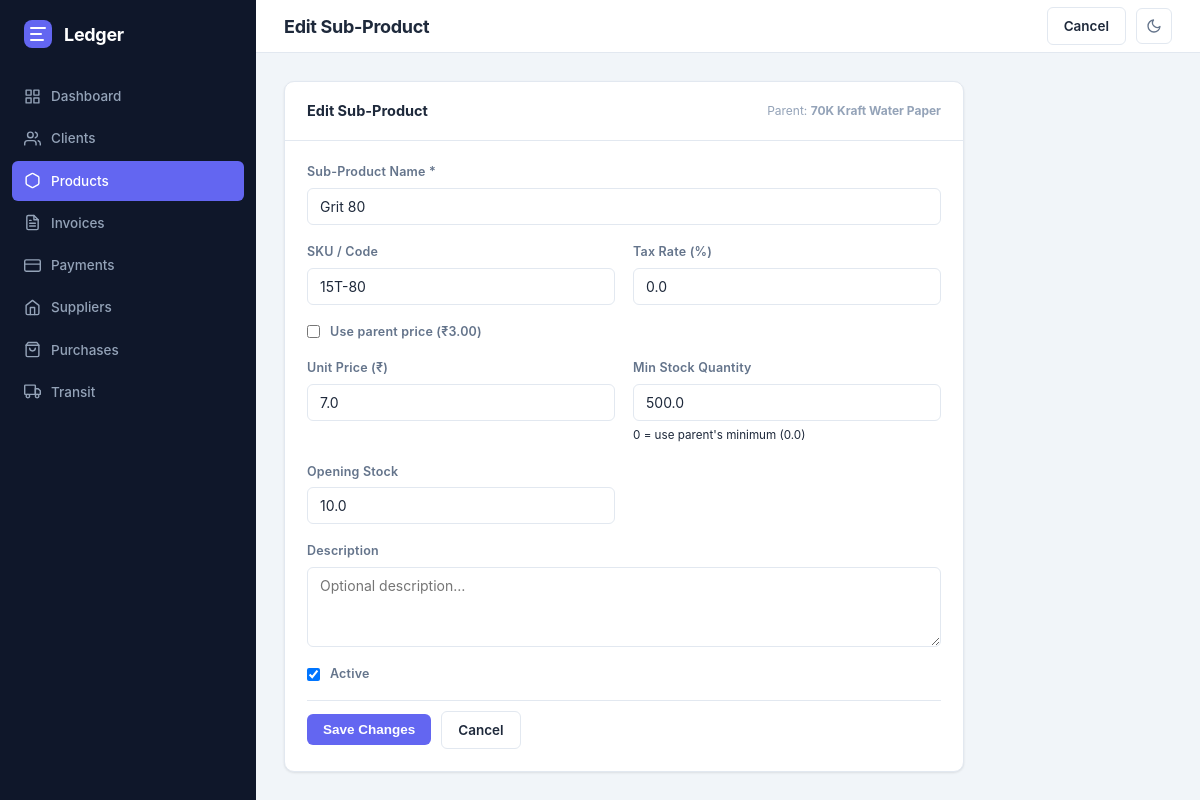
The app's page /products/2/sub/2/edit with its own data.
### tables this page shows
CREATE TABLE products (
            id              INTEGER PRIMARY KEY AUTOINCREMENT,
            name            TEXT NOT NULL,
            sku             TEXT,
            description     TEXT,
            unit_price      REAL NOT NULL DEFAULT 0,
            tax_rate        REAL DEFAULT 0,
            category        TEXT,
            track_inventory INTEGER DEFAULT 0,
            stock_qty       INTEGER DEFAULT 0,
            is_active       INTEGER DEFAULT 1,
            created_at      TIMESTAMP DEFAULT CURRENT_TIMESTAMP
        , category_id INTEGER, min_quantity REAL DEFAULT 0, production_qty REAL DEFAULT 0, in_transit_qty REAL DEFAULT 0);

CREATE TABLE sub_products (
            id               INTEGER PRIMARY KEY AUTOINCREMENT,
            product_id       INTEGER NOT NULL,
            name             TEXT NOT NULL,
            sku              TEXT,
            description      TEXT,
            use_parent_price INTEGER DEFAULT 0,
            unit_price       REAL DEFAULT 0,
            tax_rate         REAL DEFAULT 0,
            track_inventory  INTEGER DEFAULT 1,
            stock_qty        REAL DEFAULT 0,
            min_quantity     REAL DEFAULT 0,
            production_qty   REAL DEFAULT 0,
            in_transit_qty   REAL DEFAULT 0,
            is_active        INTEGER DEFAULT 1,
            created_at       TIMESTAMP DEFAULT CURRENT_TIMESTAMP,
            FOREIGN KEY (product_id) REFERENCES products(id) ON DELETE CASCADE
        );

### app/routes/products.py (the view, shortened to what this page needs)
@bp.route("/<int:product_id>/sub/<int:sub_id>/edit", methods=["GET", "POST"])
def edit_sub_product(product_id, sub_id):
    product = product_service.get_product(product_id)
    sub     = product_service.get_sub_product(sub_id)
    if not product or not sub:
        flash("Not found.", "error")
        return redirect(url_for("products.list_products"))
    return render_template("products/sub_form.html", sub=dict(sub), action="edit",
                           product=product, sub_id=sub_id)

### app/__init__.py (called while the page is built, shortened)
def _format_inr(value):
    try:
        num = float(value or 0)
    except (TypeError, ValueError):
        num = 0.0
    negative = num < 0
    integer_part, decimal_part = f"{abs(num):.2f}".split(".")
    if len(integer_part) <= 3:
        formatted = integer_part
    result = f"₹{formatted}.{decimal_part}"
    return f"-{result}" if negative else result

### app/database.py (called while the page is built)
def get_db(app=None):
    from flask import current_app
    _app = app or current_app
    if "db" not in g:
        g.db = sqlite3.connect(_app.config["DATABASE"])
        g.db.row_factory = sqlite3.Row
        g.db.execute("PRAGMA foreign_keys = ON")
    return g.db

### app/services/product_service.py (called while the page is built)
def get_product(product_id):
    return get_db().execute(
        """SELECT p.*, c.name AS category_name
           FROM products p LEFT JOIN categories c ON p.category_id=c.id
           WHERE p.id=?""",
        (product_id,),
    ).fetchone()

def get_sub_product(sub_id):
    return get_db().execute(
        "SELECT s.*, p.name AS parent_name, p.unit_price AS parent_price, p.min_quantity AS parent_min_qty "
        "FROM sub_products s JOIN products p ON s.product_id=p.id WHERE s.id=?",
        (sub_id,),
    ).fetchone()

### app/templates/products/sub_form.html (shortened to what this page needs)
{% extends "base.html" %}
{% block page_title %}{{ 'Edit Sub-Product' if action == 'edit' else 'New Sub-Product' }}{% endblock %}
{% block topbar_actions %}
  <a href="{{ url_for('products.product_detail', product_id=product.id) }}" class="btn btn-secondary">Cancel</a>
{% endblock %}
{% block content %}
<div class="card" style="max-width:680px">
  <div class="card-header">
    <span class="card-title">{{ 'Edit Sub-Product' if action == 'edit' else 'New Sub-Product' }}</span>
    <span style="font-size:12px;color:var(--text-muted)">Parent: <strong>{{ product.name }}</strong></span>
  </div>
  <div class="card-body">
    <form method="post" action="{{ url_for('products.edit_sub_product', product_id=product.id, sub_id=sub_id) if action == 'edit' else url_for('products.new_sub_product', product_id=product.id) }}">
      <div class="form-grid form-grid-2">
        <div class="form-group span-2">
          <label for="name">Sub-Product Name *</label>
          <input type="text" id="name" name="name" value="{{ sub.get('name','') }}" required
                 placeholder="e.g. 50kg Bag, Grade A, 12mm">
        </div>
        <div class="form-group">
          <label for="sku">SKU / Code</label>
          <input type="text" id="sku" name="sku" value="{{ sub.get('sku','') }}" placeholder="CEM-53-50KG-A">
        </div>
        <div class="form-group">
          <label for="tax_rate">Tax Rate (%)</label>
          <input type="number" id="tax_rate" name="tax_rate"
                 value="{{ sub.get('tax_rate', 0) }}" step="0.01" min="0" max="100" placeholder="18">
        </div>
        <div class="form-group span-2" style="flex-direction:row;align-items:center;gap:10px">
          <input type="checkbox" id="use_parent_price" name="use_parent_price" value="1" style="width:auto"
                 onchange="togglePrice(this.checked)"
                 {{ 'checked' if sub.get('use_parent_price') }}>
          <label for="use_parent_price" style="margin:0;cursor:pointer">
            Use parent price ({{ product.unit_price|inr }})
          </label>
        </div>
        <div class="form-group" id="priceGroup" style="{{ 'display:none' if sub.get('use_parent_price') else '' }}">
          <label for="unit_price">Unit Price (₹)</label>
          <input type="number" id="unit_price" name="unit_price"
                 value="{{ sub.get('unit_price', '') }}" step="0.01" min="0" placeholder="0.00">
        </div>
        <div class="form-group">
          <label for="min_quantity">Min Stock Quantity</label>
          <input type="number" id="min_quantity" name="min_quantity"
                 value="{{ sub.get('min_quantity', 0) }}" step="0.01" min="0" placeholder="0">
          <small class="muted">0 = use parent's minimum ({{ product.min_quantity }})</small>
        </div>
        <div class="form-group">
          <label for="stock_qty">Opening Stock</label>
          <input type="number" id="stock_qty" name="stock_qty"
                 value="{{ sub.get('stock_qty', 0) }}" step="0.01" min="0" placeholder="0">
        </div>
        <div class="form-group span-2">
          <label for="description">Description</label>
          <textarea id="description" name="description"
                    placeholder="Optional description…">{{ sub.get('description','') }}</textarea>
        </div>
        {% if action == 'edit' %}
        <div class="form-group span-2" style="flex-direction:row;align-items:center;gap:10px">
          <input type="checkbox" id="is_active" name="is_active" value="1" style="width:auto"
                 {{ 'checked' if sub.get('is_active', 1) }}>
          <label for="is_active" style="margin:0;cursor:pointer">Active</label>
        </div>
        {% endif %}
      </div>
      <div class="form-actions mt-16">
        <button type="submit" class="btn btn-primary">{{ 'Save Changes' if action == 'edit' else 'Create Sub-Product' }}</button>
        <a href="{{ url_for('products.product_detail', product_id=product.id) }}" class="btn btn-secondary">Cancel</a>
      </div>
    </form>
  </div>
</div>
{% endblock %}

### app/static/css/main.css (style rules this page uses)
*, *::before, *::after { box-sizing: border-box; margin: 0; padding: 0; }
:root { --bg: #F1F5F9; --surface: #FFFFFF; --sidebar-bg: #0F172A; --sidebar-text:#94A3B8; --sidebar-hover:#1E293B; --accent: #6366F1; --accent-hover:#4F46E5; --accent-light:#EEF2FF; --success: #10B981; --success-light:#D1FAE5; --warning: #F59E0B; --warning-light:#FEF3C7; --danger: #EF4444; --danger-light:#FEE2E2; --info: #3B82F6; --info-light: #DBEAFE; --text-primary:#1E293B; --text-secondary:#64748B; --text-muted: #94A3B8; --border: #E2E8F0; --border-focus:#6366F1; --radius: 10px; --radius-sm: 6px; --radius-lg: 14px; --shadow-sm: 0 1px 3px rgba(0,0,0,.06), 0 1px 2px rgba(0,0,0,.04); --shadow: 0 4px 6px -1px rgba(0,0,0,.07), 0 2px 4px -1px rgba(0,0,0,.04); --shadow-md: 0 10px 15px -3px rgba(0,0,0,.08), 0 4px 6px -2px rgba(0,0,0,.04); --sidebar-w: 256px; --topbar-h: 64px; --font: -apple-system, BlinkMacSystemFont, 'Segoe UI', Roboto, 'Helvetica Neue', Arial, sans-serif; }
html, body { height: 100%; }
body { font-family: var(--font); background: var(--bg); color: var(--text-primary); display: flex; font-size: 14px; line-height: 1.5; }
.btn { display: inline-flex; align-items: center; gap: 7px; padding: 8px 16px; border-radius: var(--radius-sm); font-size: 13.5px; font-weight: 600; cursor: pointer; border: none; text-decoration: none; transition: background .15s, box-shadow .15s, transform .1s; white-space: nowrap; }
.btn-primary { background: var(--accent); color: #fff; }
.btn-secondary { background: var(--surface); color: var(--text-primary); border: 1px solid var(--border); }
.card { background: var(--surface); border: 1px solid var(--border); border-radius: var(--radius); box-shadow: var(--shadow-sm); }
.card-header { display: flex; align-items: center; justify-content: space-between; padding: 18px 22px; border-bottom: 1px solid var(--border); }
.card-title { font-size: 14.5px; font-weight: 700; color: var(--text-primary); }
.card-body { padding: 22px; }
.form-grid { display: grid; gap: 18px; }
.form-grid-2 { grid-template-columns: 1fr 1fr; }
.form-group { display: flex; flex-direction: column; gap: 6px; }
.form-group.span-2 { grid-column: span 2; }
label { font-size: 12.5px; font-weight: 600; color: var(--text-secondary); letter-spacing: .2px; }
input, select, textarea { padding: 9px 12px; border: 1.5px solid var(--border); border-radius: var(--radius-sm); font-size: 14px; font-family: var(--font); color: var(--text-primary); background: var(--surface); transition: border-color .15s, box-shadow .15s; width: 100%; }
textarea { resize: vertical; min-height: 80px; }
.form-actions { display: flex; align-items: center; gap: 10px; padding-top: 10px; border-top: 1px solid var(--border); margin-top: 8px; }
.mt-16 { margin-top: 16px; }

### records on screen
products: name "70K Kraft Water Paper", unit_price|inr "₹3.00", min_quantity "0.0"
sub_products: name "Grit 80", sku "15T-80", tax_rate "0.0", unit_price "7.0", min_quantity "500.0", stock_qty "10.0"

### other values on screen
{{ 'Edit Sub-Product' if action == 'edit' else 'New Sub-Product' }} "Edit Sub-Product"
{{ 'Save Changes' if action == 'edit' else 'Create Sub-Product' }} "Save Changes"
